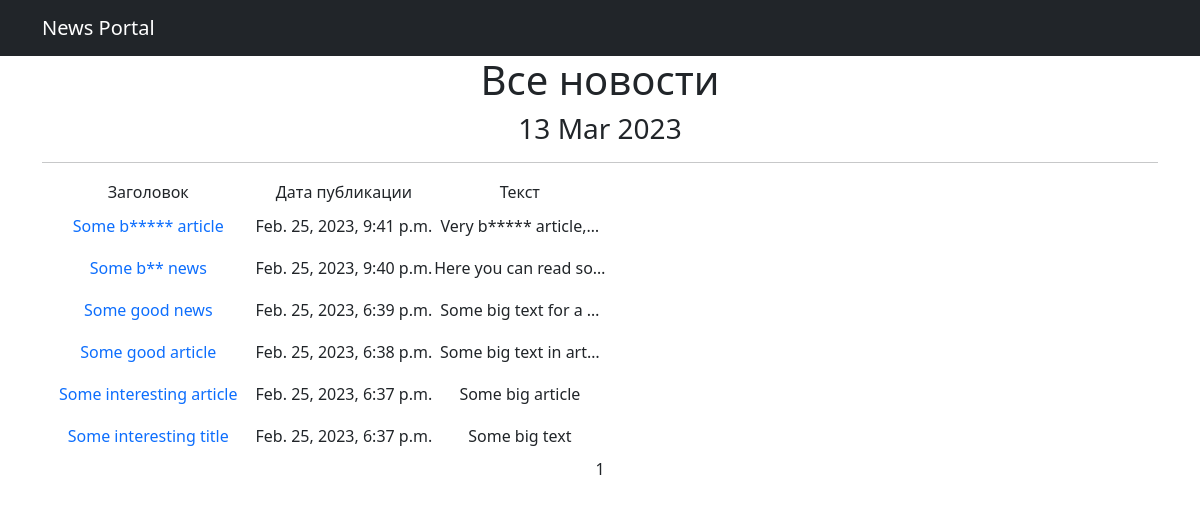
/posts/, run on an earlier commit of the app's database.
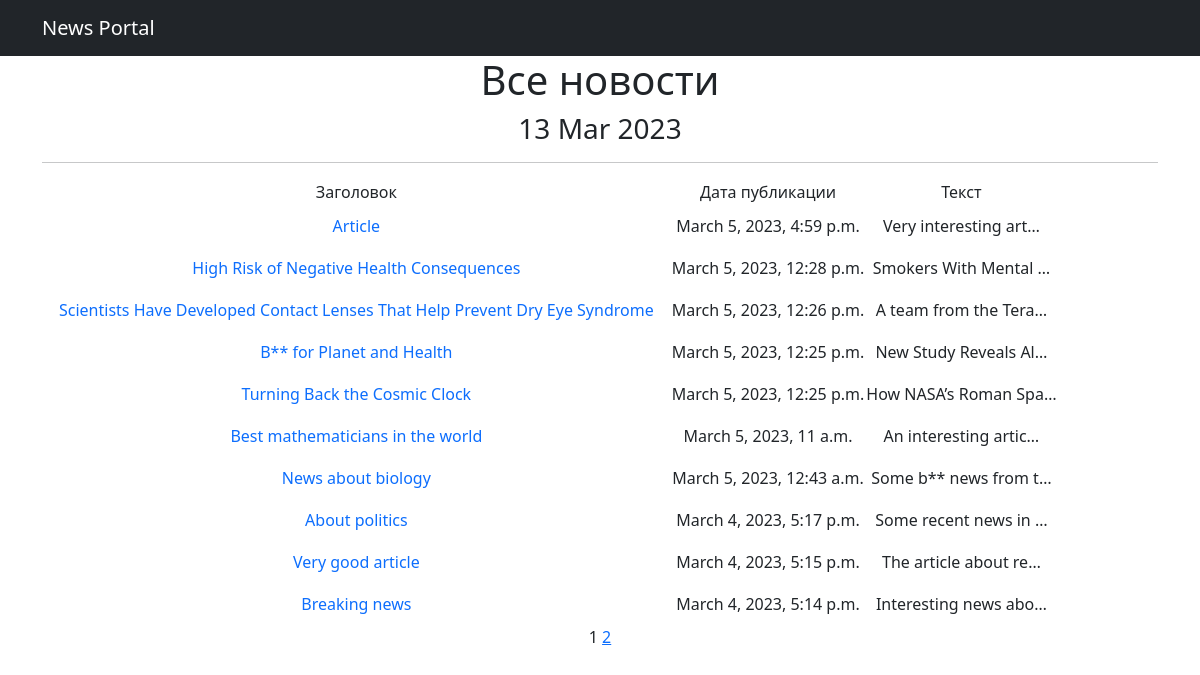
And on a later commit of the database.
### news/models.py (models this page shows, shortened)
class Post(models.Model):
    author = models.ForeignKey(Author, on_delete=models.CASCADE)
    NEWS = 'NW'
    ARTICLE = 'AR'
    CATEGORY_CHOICES = (
        (NEWS, 'Новость'),
        (ARTICLE, 'Статья'),
    )
    categoryType = models.CharField(max_length=2, choices=CATEGORY_CHOICES, default=ARTICLE)
    dateCreation = models.DateTimeField(auto_now_add=True)
    postCategory = models.ManyToManyField(Category, through='PostCategory')
    title = models.CharField(max_length=128)
    text = models.TextField()
    rating = models.SmallIntegerField(default=0)

### news/views.py (the view)
# urls.py: path('', PostsList.as_view(), name='posts_list'),
class PostsList(ListView):
    model = Post
    ordering = '-dateCreation'
    template_name = 'posts.html'
    context_object_name = 'posts'
    paginate_by = 10
    def get_context_data(self, **kwargs):
        context = super().get_context_data(**kwargs)
        context['time_now'] = datetime.utcnow()
        return context

### news/templatetags/custom_filters.py (called while the page is built)
@register.filter()
def censor(text):
    stop_words = ('bad', 'boring')
    for word in text.split():
        if word.lower() in stop_words:
            text = text.replace(word, f"{word[0]}{'*' * (len(word) - 1)}")
    return text

### templates/posts.html (shortened to what this page needs)
{% extends 'flatpages/default.html' %}
{% load custom_filters %}
{% block content %}
   <h1>Все новости </h1>
   <h3>{{ time_now|date:'d M Y' }}</h3>
   <hr>
   {% if posts %}
       <table>
           <tr>
               <td>Заголовок</td>
               <td>Дата публикации</td>
               <td>Текст</td>
           </tr>
           {% for post in posts %}
           <tr>
               <td><a class="nav-link" href="{% url 'post_detail' post.id %}">{{ post.title|censor }}</a></td>
               <td>{{ post.dateCreation }}</td>
               <td>{{ post.text|censor|truncatechars:21 }}</td>
               <td>
                </td>
           </tr>
           {% endfor %}
       </table>
   {% else %}
       <h2>Постов нет!</h2>
   {% endif %}
   {{ page_obj.number }}
   {% if page_obj.has_next %}
       <a href="?page={{ page_obj.next_page_number }}">{{ page_obj.next_page_number }}</a>
   {% endif %}
{% endblock content %}

What changed in the data, as far as the page shows it:
removed Post: title|censor "Some b***** article", dateCreation "Feb. 25, 2023, 9:41 p.m.", text|censor "Very b***** article,…"
no longer on this page (row unchanged): Post: title|censor "Some b** news", dateCreation "Feb. 25, 2023, 9:40 p.m.", text|censor "Here you can read so…"
no longer on this page (row unchanged): Post: title|censor "Some good news", dateCreation "Feb. 25, 2023, 6:39 p.m.", text|censor "Some big text for a …"
no longer on this page (row unchanged): Post: title|censor "Some good article", dateCreation "Feb. 25, 2023, 6:38 p.m.", text|censor "Some big text in art…"
no longer on this page (row unchanged): Post: title|censor "Some interesting article", dateCreation "Feb. 25, 2023, 6:37 p.m.", text|censor "Some big article"
no longer on this page (row unchanged): Post: title|censor "Some interesting title", dateCreation "Feb. 25, 2023, 6:37 p.m.", text|censor "Some big text"
added Post: title|censor "Article", dateCreation "March 5, 2023, 4:59 p.m.", text|censor "Very interesting art…"
added Post: title|censor "High Risk of Negative Health Consequences", dateCreation "March 5, 2023, 12:28 p.m.", text|censor "Smokers With Mental …"
added Post: title|censor "Scientists Have Developed Contact Lenses That Help Prevent Dry Eye Syndrome", dateCreation "March 5, 2023, 12:26 p.m.", text|censor "A team from the Tera…"
added Post: title|censor "B** for Planet and Health", dateCreation "March 5, 2023, 12:25 p.m.", text|censor "New Study Reveals Al…"
added Post: title|censor "Turning Back the Cosmic Clock", dateCreation "March 5, 2023, 12:25 p.m.", text|censor "How NASA’s Roman Spa…"
added Post: title|censor "Best mathematicians in the world", dateCreation "March 5, 2023, 11 a.m.", text|censor "An interesting artic…"
added Post: title|censor "News about biology", dateCreation "March 5, 2023, 12:43 a.m.", text|censor "Some b** news from t…"
added Post: title|censor "About politics", dateCreation "March 4, 2023, 5:17 p.m.", text|censor "Some recent news in …"
added Post: title|censor "Very good article", dateCreation "March 4, 2023, 5:15 p.m.", text|censor "The article about re…"
added Post: title|censor "Breaking news", dateCreation "March 4, 2023, 5:14 p.m.", text|censor "Interesting news abo…"
Also different on the page:
{{ page_obj.next_page_number }}: (not shown) → "2"
